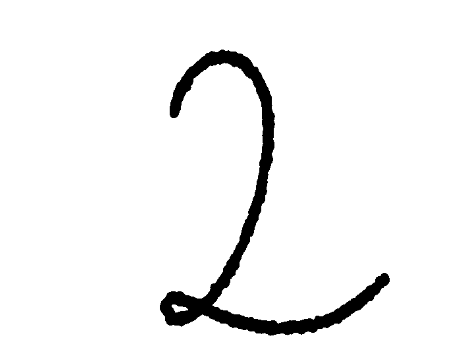
#> input picture testes_manuscritos/2.png, 475 x 364 px; its folder holds only this picture in this run
$ python -i app.py   (imports and definitions only)
#> lines starting #> are read from the running program, lines starting #| are printed output that depends on the picture; after the words box and inside, x2 and y2 are one past the last pixel; in counts of white or black regions, pixels touching at a corner belong together
#> further down, picture is the input picture: shape (364, 475, 3); min 0, max 255, mean 243.3
"""
Fase 5.3: Interface Gradio Interativa com Desafios Acadêmicos
"""
import gradio as gr
import numpy as np
import joblib
import cv2
import glob

# Tentar carregar os modelos (podem não existir ainda se o script de treino não rodou)
# [13 lines not run here, left out]

def process_image(image_dict):
    """
    Função utilitária para limpar, centralizar e escalar a imagem.
    """
    if isinstance(image_dict, dict) and 'composite' in image_dict:
        img = image_dict['composite']
    else:
        img = image_dict

    if img is None:
        return None

    if len(img.shape) == 3 and img.shape[2] == 4:
        img = img[:, :, 3]
    elif len(img.shape) == 3 and img.shape[2] == 3:
        img = cv2.cvtColor(img, cv2.COLOR_RGB2GRAY)

    if len(img.shape) == 2:
        if np.mean(img[0:5, 0:5]) > 127:
            img = cv2.bitwise_not(img)
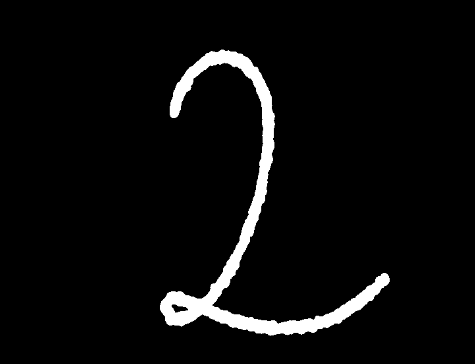
#> img: shape (364, 475); min 0, max 255, mean 11.7
            _, img = cv2.threshold(img, 0, 255, cv2.THRESH_BINARY + cv2.THRESH_OTSU)
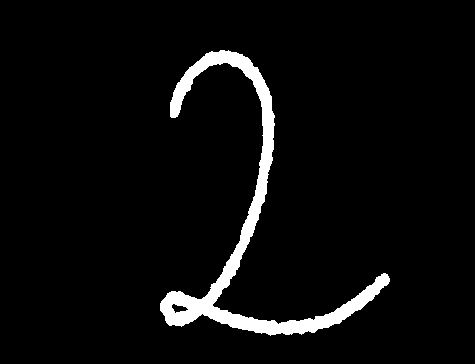
#> img: shape (364, 475); 4.6% white; 1 white region, box (x1, y1, x2, y2) and area: (160, 50, 390, 336) 7943

    coords = cv2.findNonZero(img)
#> coords = contour of 7943 points, box (x1, y1, x2, y2) (160, 50, 390, 336), area 1911
    if coords is not None:
        x, y, w, h = cv2.boundingRect(coords)
#> x = 160; y = 50; w = 230; h = 286
        img_cropped = img[y:y+h, x:x+w]
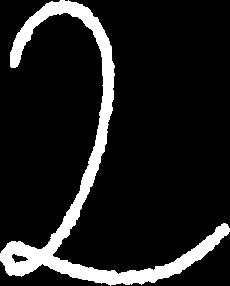
#> img_cropped: shape (286, 230); 12.1% white; 1 white region, box (x1, y1, x2, y2) and area: (0, 0, 230, 286) 7943

        size = max(w, h)
#> size = 286
        pad_x = (size - w) // 2
#> pad_x = 28
        pad_y = (size - h) // 2
#> pad_y = 0
        img_padded = cv2.copyMakeBorder(img_cropped, pad_y, size - h - pad_y, pad_x, size - w - pad_x, cv2.BORDER_CONSTANT, value=0)
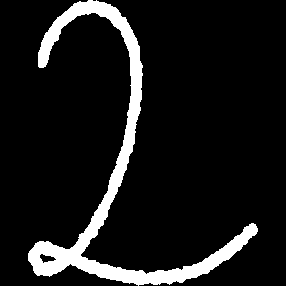
#> img_padded: shape (286, 286); 9.7% white; 1 white region, box (x1, y1, x2, y2) and area: (28, 0, 258, 286) 7943

        margin = int(size * 0.15)
#> margin = 42
        img_padded = cv2.copyMakeBorder(img_padded, margin, margin, margin, margin, cv2.BORDER_CONSTANT, value=0)
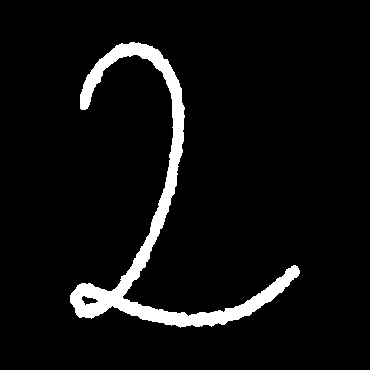
#> img_padded: shape (370, 370); 5.8% white; 1 white region, box (x1, y1, x2, y2) and area: (70, 42, 300, 328) 7943
        img = img_padded

    img_resized = cv2.resize(img, (28, 28), interpolation=cv2.INTER_AREA)
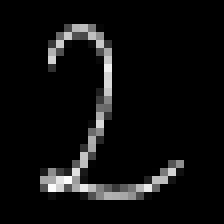
#> img_resized: shape (28, 28) (shown 8 times larger); min 0, max 253, mean 14.8
    img_flattened = img_resized.flatten().reshape(1, -1)
#> (the run stopped early here; a loop or call above may not have finished)
